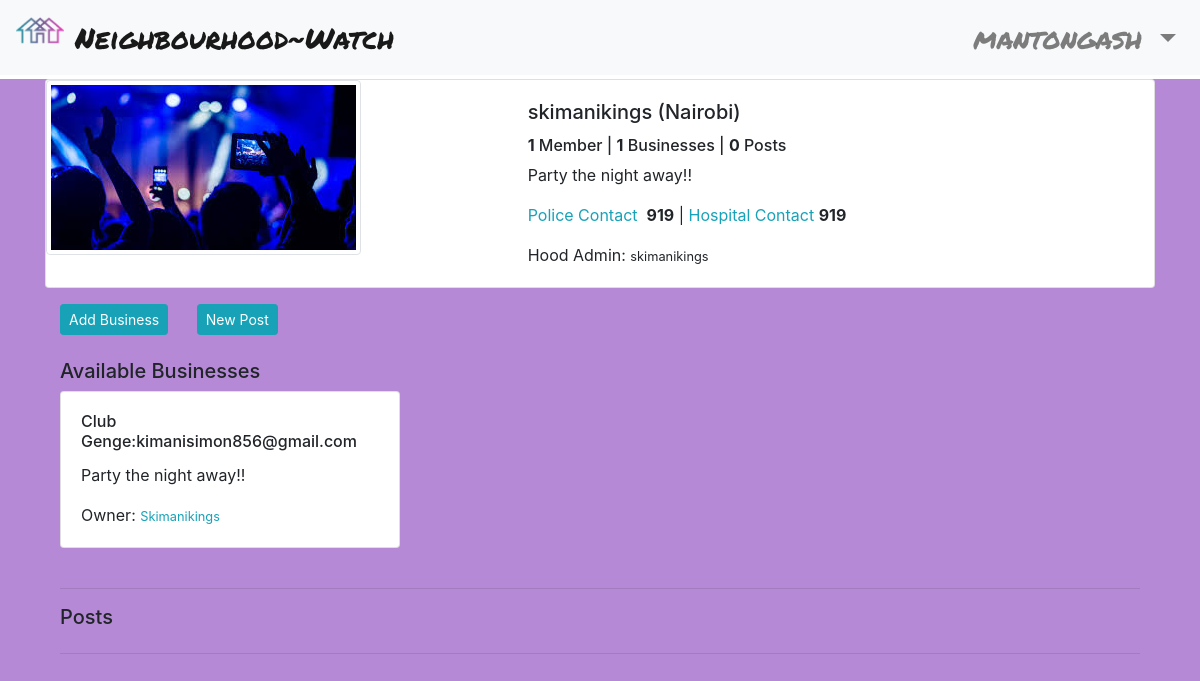
Screenshot of /single_hood/4 (signed in) with the database file from the repository.
### neighborhoods/models.py (models this page shows, shortened)
class Neighbourhood(models.Model):
    name = models.CharField(max_length=50)
    location = models.CharField(max_length=60)
    admin = models.ForeignKey("Profile", on_delete=models.CASCADE, related_name='hood')
    neighbourhood_logo = models.ImageField(upload_to='images/')
    description = models.TextField()
    healthcenter_number = models.IntegerField(null=True, blank=True)
    police_number = models.IntegerField(null=True, blank=True)
    occupants_count = models.IntegerField(null=True, blank=True)

class Profile(models.Model):
    user = models.OneToOneField(User, on_delete=models.CASCADE, related_name='profile')
    name = models.CharField(max_length=80, blank=True)
    bio = models.TextField(max_length=254, blank=True)
    profile_picture = models.ImageField(upload_to='images/', default='default.png')
    location = models.CharField(max_length=50, blank=True, null=True)
    neighbourhood = models.ForeignKey('Neighbourhood', on_delete=models.SET_NULL, null=True, related_name='members', blank=True)

class Business(models.Model):
    name = models.CharField(max_length=120)
    email = models.EmailField(max_length=254)
    description = models.TextField(blank=True)
    neighbourhood = models.ForeignKey('Neighbourhood', on_delete=models.CASCADE, related_name='business')
    user = models.ForeignKey('Profile', on_delete=models.CASCADE, related_name='owner')

### neighborhoods/views.py (the view)
# urls.py: path('single_hood/<hood_id>', views.single_neighbourhood, name='single-hood'),
def single_neighbourhood(request, hood_id):
    hood = Neighbourhood.objects.get(id=hood_id)
    business = Business.objects.filter(neighbourhood=hood)
    posts = Post.objects.filter(hood=hood)
    posts = posts[::-1]
    if request.method == 'POST':
        form = BusinessForm(request.POST)
        if form.is_valid():
            b_form = form.save(commit=False)
            b_form.neighbourhood = hood
            b_form.user = request.user.profile
            b_form.save()
            return redirect('single-hood', hood.id)
    else:
        form = BusinessForm()
    params = {
        'hood': hood,
        'business': business,
        'form': form,
        'posts': posts
    }
    return render(request, 'single_hood.html', params)

### neighborhoods/templates/single_hood.html (shortened to what this page needs)
{% extends 'base.html' %}
{% load crispy_forms_tags %}
{% block content %}
<div class="container-fluid page2">
  <div class="container">
    <div class="row">
      <div class="col-md-12">
        <div class="card mb-3">
          <div class="row no-gutters">
            <div class="col-md-5">
              <img src="{{ hood.neighbourhood_logo.url }}" class="img-thumbnail" alt="">
            </div>
            <div class="col-md-7">
              <div class="card-body">
                <h5 class="card-title tt">{{ hood.name }} ({{hood.location}})
                </h5>
                <h6 class="card-text">
                  <span><strong>{{hood.members.count}}</strong> Member{{hood.members.count|pluralize}}</span>
                  | <strong>{{ hood.business.count }}</strong> Businesses | <strong>
                    {{ hood.hood_post.count }}</strong> Post{{ hood.hood_post.count|pluralize }}
                </h6>
                <p class="card-text">{{hood.description}}</p>
                <p class="card-text"><span class="text-info">Police Contact</span>
                  &nbsp;<strong>{{hood.police_number}}</strong> |
                  <span class="text-info">Hospital Contact</span> <strong>{{hood.healthcenter_number}}</strong></p>
                <p class="card-text">Hood Admin: <small class="">
                    {{ hood.admin.user.username }}</small></p>
              </div>
            </div>
          </div>
        </div>
      </div>
    </div>
    <div class="container hoode">
      <div class="row">
        <div class="col-md-12">
          <a href="" class="btn btn-sm btn-info mb-4 mr-4" data-toggle="modal" data-target="#Business">Add
            Business</a>
          <a class="btn btn-sm btn-info mb-4" href="{% url 'post' hood.id %}">New Post</a>
          <h5 class="D-block mx-auto tt">Available Businesses</h5>
          <div class="row">
            {% for busines in business %}
            <div class="col-md-4">
              <div class="card mb-4">
                <div class="card-body">
                  <h6 class="card-title">{{busines.name}}:<span>{{busines.email}}</span>
                  </h6>
                  <p class="card-text">{{busines.description}}</p>
                  <p class="card-text">Owner: <small class="text-info">
                      {{ busines.user.user.username|title }}</small></p>
                </div>
              </div>
            </div>
            {% endfor %}
          </div>
          <hr>
          <h5 class="D-block mx-auto tt">Posts</h5>
          <hr>
        </div>
      </div>
    </div>
  </div>
</div>
{% endblock %}

### neighborhoods/templates/navbar.html (shortened to what this page needs)
<nav class="mb-1 navbar navbar-expand-lg navbar-light bg-light">
          <a class="navbar-brand header" href="{% url 'index' %}">
            <img src="/static/images/logo.png" height="30" class="d-inline-block align-top "
                alt="mdb logo"> Neighbourhood~Watch
        </a>
  <div class="collapse navbar-collapse" id="navbarSupportedContent-333">
    {% if user.is_authenticated %}
    <ul class="navbar-nav ml-auto nav-flex-icons">
      <li class="nav-item dropdown">
        <a class="nav-link dropdown-toggle header" id="navbarDropdownMenuLink-333" data-toggle="dropdown" aria-haspopup="true"
          aria-expanded="false" href="">{{user.username}}
        </a>
      </li>
    </ul>
    {% else %}
    <ul class="navbar-nav ml-auto nav-flex-icons">
      <li class="nav-item active">
        <a class="nav-link" href="{% url 'login' %}">LogIn/Register</a>
      </li>
    </ul>
      {% endif %}
  </div>
</nav>

### static/css/main.css (style rules this page uses)
.header { font-size: 1.8rem; font-family: 'Permanent Marker'; }
.page2 { background: #B589D6; height: 100vh; }

### rows the page displays
Neighbourhood: neighbourhood_logo (picture), name "skimanikings", location "Nairobi", members.count "1", business.count "1", hood_post.count "0", description "Party the night away!!", police_number "919", healthcenter_number "919", admin.user.username "skimanikings"
Business: name "Club Genge", email "kimanisimon856@gmail.com", description "Party the night away!!", user.user.username "Skimanikings"

### other values shown
{{ user.username }} "mantongash"
